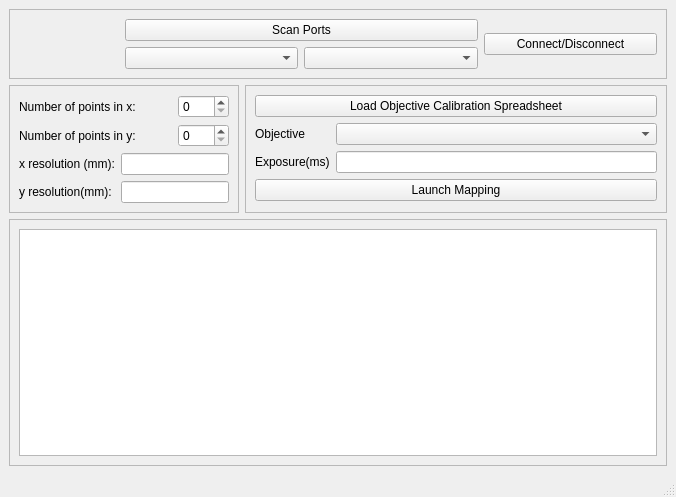
<?xml version="1.0" encoding="UTF-8"?>
<ui version="4.0">
 <class>MainWindow</class>
 <widget class="QMainWindow" name="MainWindow">
  <property name="geometry">
   <rect>
    <x>0</x>
    <y>0</y>
    <width>676</width>
    <height>497</height>
   </rect>
  </property>
  <property name="windowTitle">
   <string>MS2000 Mapping Facilitator</string>
  </property>
  <widget class="QWidget" name="centralwidget">
   <layout class="QGridLayout" name="gridLayout">
    <item row="1" column="0">
     <widget class="QFrame" name="frame_2">
      <property name="frameShape">
       <enum>QFrame::Shape::StyledPanel</enum>
      </property>
      <property name="frameShadow">
       <enum>QFrame::Shadow::Raised</enum>
      </property>
      <layout class="QGridLayout" name="gridLayout_3">
       <item row="0" column="0" colspan="2">
        <widget class="QLabel" name="l_Nx">
         <property name="text">
          <string>Number of points in x:</string>
         </property>
        </widget>
       </item>
       <item row="0" column="2">
        <widget class="QSpinBox" name="sB_Nx"/>
       </item>
       <item row="1" column="0" colspan="2">
        <widget class="QLabel" name="l_Ny">
         <property name="text">
          <string>Number of points in y:</string>
         </property>
        </widget>
       </item>
       <item row="1" column="2">
        <widget class="QSpinBox" name="sB_Ny"/>
       </item>
       <item row="2" column="0">
        <widget class="QLabel" name="l_Rx">
         <property name="text">
          <string>x resolution (mm):</string>
         </property>
        </widget>
       </item>
       <item row="2" column="1" colspan="2">
        <widget class="QLineEdit" name="le_Rx"/>
       </item>
       <item row="3" column="0">
        <widget class="QLabel" name="l_Ry">
         <property name="text">
          <string>y resolution(mm): </string>
         </property>
        </widget>
       </item>
       <item row="3" column="1" colspan="2">
        <widget class="QLineEdit" name="le_Ry"/>
       </item>
      </layout>
     </widget>
    </item>
    <item row="2" column="0" colspan="3">
     <widget class="QFrame" name="frame_3">
      <property name="frameShape">
       <enum>QFrame::Shape::StyledPanel</enum>
      </property>
      <property name="frameShadow">
       <enum>QFrame::Shadow::Raised</enum>
      </property>
      <layout class="QGridLayout" name="gridLayout_5">
       <item row="0" column="0">
        <widget class="QTextBrowser" name="tB_Log"/>
       </item>
      </layout>
     </widget>
    </item>
    <item row="1" column="1" colspan="2">
     <widget class="QFrame" name="frame_4">
      <property name="frameShape">
       <enum>QFrame::Shape::StyledPanel</enum>
      </property>
      <property name="frameShadow">
       <enum>QFrame::Shadow::Raised</enum>
      </property>
      <layout class="QGridLayout" name="gridLayout_4">
       <item row="2" column="1">
        <widget class="QLineEdit" name="le_Exposure"/>
       </item>
       <item row="1" column="1">
        <widget class="QComboBox" name="cb_Objective"/>
       </item>
       <item row="1" column="0">
        <widget class="QLabel" name="l_Objective">
         <property name="text">
          <string>Objective</string>
         </property>
        </widget>
       </item>
       <item row="2" column="0">
        <widget class="QLabel" name="l_Exposure">
         <property name="text">
          <string>Exposure(ms)</string>
         </property>
        </widget>
       </item>
       <item row="3" column="0" colspan="2">
        <widget class="QPushButton" name="b_Launch">
         <property name="text">
          <string>Launch Mapping</string>
         </property>
        </widget>
       </item>
       <item row="0" column="0" colspan="2">
        <widget class="QPushButton" name="b_LoadObjective">
         <property name="text">
          <string>Load Objective Calibration Spreadsheet</string>
         </property>
        </widget>
       </item>
      </layout>
     </widget>
    </item>
    <item row="0" column="0" colspan="3">
     <widget class="QFrame" name="frame">
      <property name="frameShape">
       <enum>QFrame::Shape::StyledPanel</enum>
      </property>
      <property name="frameShadow">
       <enum>QFrame::Shadow::Raised</enum>
      </property>
      <layout class="QGridLayout" name="gridLayout_2">
       <item row="1" column="2">
        <widget class="QComboBox" name="cb_Baudrate"/>
       </item>
       <item row="0" column="4" rowspan="2">
        <widget class="QPushButton" name="b_ConnectDisconnect">
         <property name="text">
          <string>Connect/Disconnect</string>
         </property>
        </widget>
       </item>
       <item row="1" column="1">
        <widget class="QComboBox" name="cb_Ports"/>
       </item>
       <item row="0" column="1" colspan="2">
        <widget class="QPushButton" name="b_ScanPorts">
         <property name="text">
          <string>Scan Ports</string>
         </property>
        </widget>
       </item>
       <item row="0" column="0" rowspan="2">
        <widget class="QLabel" name="label">
         <property name="maximumSize">
          <size>
           <width>100</width>
           <height>100</height>
          </size>
         </property>
         <property name="text">
          <string/>
         </property>
         <property name="pixmap">
          <pixmap resource="../../Icons.qrc">:/Images/app_3x3.tiff</pixmap>
         </property>
         <property name="alignment">
          <set>Qt::AlignmentFlag::AlignCenter</set>
         </property>
        </widget>
       </item>
      </layout>
     </widget>
    </item>
   </layout>
  </widget>
  <widget class="QMenuBar" name="menubar">
   <property name="geometry">
    <rect>
     <x>0</x>
     <y>0</y>
     <width>676</width>
     <height>37</height>
    </rect>
   </property>
  </widget>
  <widget class="QStatusBar" name="statusbar"/>
  <action name="actionPreferences">
   <property name="text">
    <string>Preferences</string>
   </property>
  </action>
  <action name="actionQuit">
   <property name="text">
    <string>Quit</string>
   </property>
  </action>
 </widget>
 <resources>
  <include location="../../Icons.qrc"/>
 </resources>
 <connections/>
</ui>
